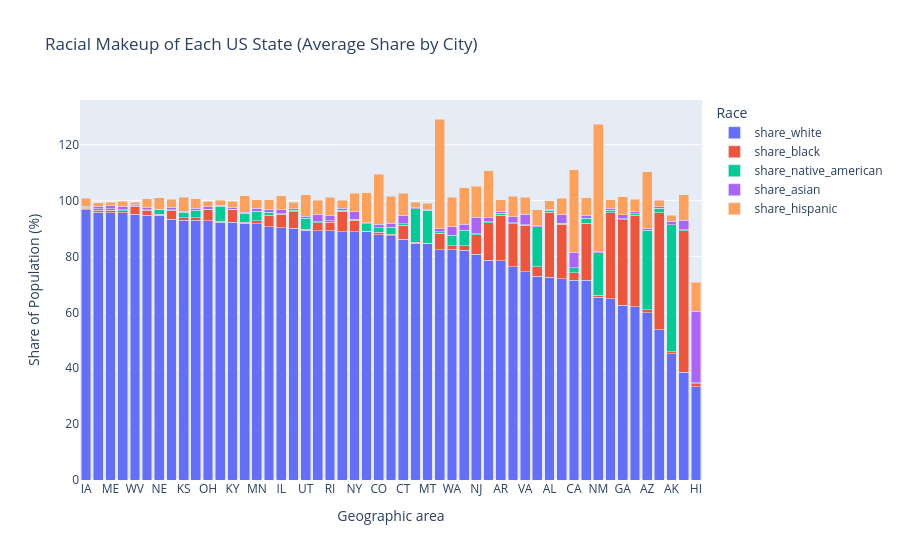

The notebook cell saved with this chart:
### Code cell
fig = px.bar(
    race_by_state,
    x=race_by_state.index,
    y=race_cols,
    title='Racial Makeup of Each US State (Average Share by City)',
    labels={'value': 'Share of Population (%)', 'x': 'State', 'variable': 'Race'},
)
fig.update_layout(barmode='stack')
fig.show()

### Figure 1 — Plotly figure (JSON) as saved in the notebook; plotly's stock layout.template omitted (floating-point values rounded to 4 significant figures)
{"data": [{"hovertemplate": "Race=share_white<br>Geographic area=%{x}<br>Share of Population (%)=%{y}<extra></extra>", "legendgroup": "share_white", "marker": {"color": "#636efa", "pattern": {"shape": ""}}, "name": "share_white", "orientation": "v", "showlegend": true, "textposition": "auto", "type": "bar", "x": ["IA", "VT", "ME", "NH", "WV", "IN", "NE", "PA", "KS", "WI", "OH", "ND", "KY", "WY", "MN", "MI", "IL", "MO", "UT", "MA", "RI", "TN", "NY", "ID", "CO", "OR", "CT", "SD", "MT", "TX", "WA", "NV", "NJ", "FL", "AR", "DE", "VA", "OK", "AL", "MD", "CA", "NC", "NM", "LA", "GA", "SC", "AZ", "MS", "AK", "DC", "HI"], "xaxis": "x", "y": [96.71, 95.87, 95.69, 95.68, 95.04, 94.82, 94.72, 93.25, 92.96, 92.96, 92.8, 92.29, 92.23, 91.92, 91.8, 90.67, 90.36, 90.18, 89.44, 89.3, 89.23, 88.95, 88.88, 88.82, 87.77, 87.39, 86.11, 84.82, 84.48, 82.4, 82.38, 82.33, 80.89, 78.67, 78.45, 76.25, 74.6, 72.93, 72.51, 72.12, 71.54, 71.52, 65.42, 64.81, 62.59, 61.98, 59.93, 53.8, 45.26, 38.5, 33.37], "yaxis": "y"}, {"hovertemplate": "Race=share_black<br>Geographic area=%{x}<br>Share of Population (%)=%{y}<extra></extra>", "legendgroup": "share_black", "marker": {"color": "#EF553B", "pattern": {"shape": ""}}, "name": "share_black", "orientation": "v", "showlegend": true, "textposition": "auto", "type": "bar", "x": ["IA", "VT", "ME", "NH", "WV", "IN", "NE", "PA", "KS", "WI", "OH", "ND", "KY", "WY", "MN", "MI", "IL", "MO", "UT", "MA", "RI", "TN", "NY", "ID", "CO", "OR", "CT", "SD", "MT", "TX", "WA", "NV", "NJ", "FL", "AR", "DE", "VA", "OK", "AL", "MD", "CA", "NC", "NM", "LA", "GA", "SC", "AZ", "MS", "AK", "DC", "HI"], "xaxis": "x", "y": [0.5635, 0.7706, 0.8198, 0.7156, 2.915, 1.688, 0.4205, 3.27, 0.9605, 0.9373, 3.96, 0.3574, 4.421, 0.3975, 1.001, 4.124, 4.704, 5.862, 0.385, 2.791, 2.988, 7.303, 4.008, 0.2952, 0.9177, 0.5281, 4.992, 0.29, 0.2266, 5.866, 1.427, 1.567, 6.975, 13.37, 16.3, 15.39, 16.51, 3.376, 23.32, 19.46, 2.68, 20.4, 0.667, 30.78, 30.63, 32.83, 0.9545, 41.83, 0.5625, 50.7, 1.071], "yaxis": "y"}, {"hovertemplate": "Race=share_native_american<br>Geographic area=%{x}<br>Share of Population (%)=%{y}<extra></extra>", "legendgroup": "share_native_american", "marker": {"color": "#00cc96", "pattern": {"shape": ""}}, "name": "share_native_american", "orientation": "v", "showlegend": true, "textposition": "auto", "type": "bar", "x": ["IA", "VT", "ME", "NH", "WV", "IN", "NE", "PA", "KS", "WI", "OH", "ND", "KY", "WY", "MN", "MI", "IL", "MO", "UT", "MA", "RI", "TN", "NY", "ID", "CO", "OR", "CT", "SD", "MT", "TX", "WA", "NV", "NJ", "FL", "AR", "DE", "VA", "OK", "AL", "MD", "CA", "NC", "NM", "LA", "GA", "SC", "AZ", "MS", "AK", "DC", "HI"], "xaxis": "x", "y": [0.2714, 0.3697, 0.545, 0.2875, 0.2002, 0.2758, 1.56, 0.1616, 1.873, 2.62, 0.215, 5.33, 0.2101, 3.08, 3.363, 1.077, 0.2618, 0.5427, 3.87, 0.2652, 0.6706, 0.3166, 0.3613, 2.525, 1.625, 2.582, 0.6566, 12.03, 11.87, 0.6574, 3.75, 5.577, 0.2571, 0.4554, 0.7599, 0.5237, 0.3423, 14.38, 0.6593, 0.3409, 1.715, 1.788, 15.34, 0.9573, 0.3003, 0.4628, 28.59, 1.615, 45.48, 0.3, 0.3881], "yaxis": "y"}, {"hovertemplate": "Race=share_asian<br>Geographic area=%{x}<br>Share of Population (%)=%{y}<extra></extra>", "legendgroup": "share_asian", "marker": {"color": "#ab63fa", "pattern": {"shape": ""}}, "name": "share_asian", "orientation": "v", "showlegend": true, "textposition": "auto", "type": "bar", "x": ["IA", "VT", "ME", "NH", "WV", "IN", "NE", "PA", "KS", "WI", "OH", "ND", "KY", "WY", "MN", "MI", "IL", "MO", "UT", "MA", "RI", "TN", "NY", "ID", "CO", "OR", "CT", "SD", "MT", "TX", "WA", "NV", "NJ", "FL", "AR", "DE", "VA", "OK", "AL", "MD", "CA", "NC", "NM", "LA", "GA", "SC", "AZ", "MS", "AK", "DC", "HI"], "xaxis": "x", "y": [0.4008, 0.9101, 1.032, 1.343, 0.3411, 0.5868, 0.2919, 0.989, 0.4264, 0.7908, 0.7515, 0.2935, 0.711, 0.3877, 1.026, 0.9542, 1.337, 0.5483, 0.7709, 2.842, 1.688, 0.6373, 2.719, 0.4877, 1.155, 1.379, 2.99, 0.3179, 0.3189, 1.012, 3.075, 2.007, 5.945, 1.617, 0.4771, 2.0, 3.669, 0.4265, 0.4798, 2.98, 5.543, 0.9263, 0.4939, 0.7865, 1.492, 0.74, 0.7266, 0.5461, 1.377, 3.5, 25.65], "yaxis": "y"}, {"hovertemplate": "Race=share_hispanic<br>Geographic area=%{x}<br>Share of Population (%)=%{y}<extra></extra>", "legendgroup": "share_hispanic", "marker": {"color": "#FFA15A", "pattern": {"shape": ""}}, "name": "share_hispanic", "orientation": "v", "showlegend": true, "textposition": "auto", "type": "bar", "x": ["IA", "VT", "ME", "NH", "WV", "IN", "NE", "PA", "KS", "WI", "OH", "ND", "KY", "WY", "MN", "MI", "IL", "MO", "UT", "MA", "RI", "TN", "NY", "ID", "CO", "OR", "CT", "SD", "MT", "TX", "WA", "NV", "NJ", "FL", "AR", "DE", "VA", "OK", "AL", "MD", "CA", "NC", "NM", "LA", "GA", "SC", "AZ", "MS", "AK", "DC", "HI"], "xaxis": "x", "y": [2.819, 1.38, 1.313, 1.745, 0.9042, 3.318, 4.07, 2.733, 5.072, 3.323, 2.13, 1.823, 2.226, 5.988, 3.154, 3.535, 5.171, 2.358, 7.663, 4.926, 6.668, 2.856, 6.629, 10.7, 17.9, 9.751, 7.976, 2.037, 2.192, 39.27, 10.61, 13.17, 11.12, 16.53, 4.273, 7.417, 6.153, 5.696, 2.98, 5.931, 29.51, 6.413, 45.43, 2.977, 6.415, 4.475, 20.14, 2.322, 2.131, 9.1, 10.36], "yaxis": "y"}], "layout": {"barmode": "stack", "legend": {"title": {"text": "Race"}, "tracegroupgap": 0}, "title": {"text": "Racial Makeup of Each US State (Average Share by City)"}, "xaxis": {"anchor": "y", "domain": [0, 1], "title": {"text": "Geographic area"}}, "yaxis": {"anchor": "x", "domain": [0, 1], "title": {"text": "Share of Population (%)"}}}}
